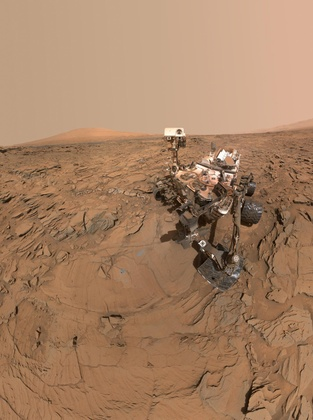
%> input picture original.jpg, 313 x 420 px, shrunk from 1430 x 1919 before the run
$ octave image_compression.m   (GNU Octave 9; MATLAB toolbox functions it lacks are replaced by stand-ins)
%> lines starting %> are read from the running program, lines starting %| are printed output that depends on the picture
p = 100;
imdata = imread('original.jpg');
%> imdata is the input picture: size 420x313x3 uint8; mean R, G, B 165.5, 128.6, 99.5
s = size(imdata);
%> s = [420 313 3]
O = zeros(s);
R = imdata(:,:,1);
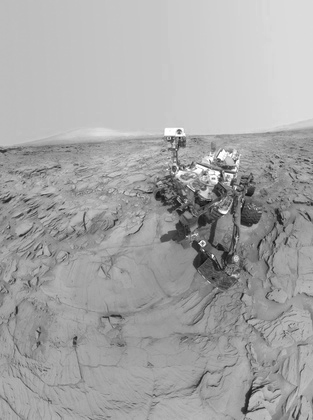
%> R: size 420x313 uint8; min 13, max 255, mean 165.5
for i = [1 2 3]
    [a,b,c] = svd(double(imdata(:,:,i)));
    o = zeros(s(1),s(2));
    for m = 1:p
        if b(m,m) < 10^-14
            b(m,m) = 0;
        end
        o = o + b(m,m)*a(:,m)*c(:,m)';
    end
    O(:,:,i) = (o);
    O = uint8(O);
end
%> this loop made 3 passes
%> pass 1, `O = uint8(O);`:
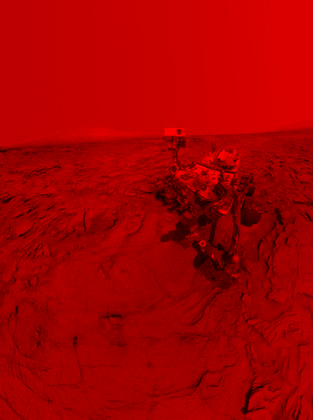
%> O: size 420x313x3 uint8; mean R, G, B 165.4, 0, 0
%> pass 2, `O = uint8(O);`:
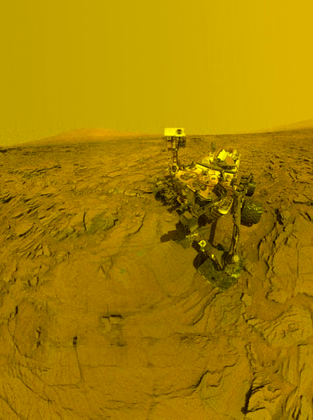
%> O: size 420x313x3 uint8; mean R, G, B 165.4, 128.6, 0
imwrite(O,'compressed.jpg');
imshow('compressed.jpg')
